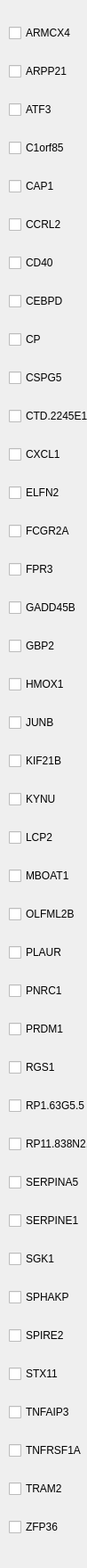
       <widget class="QWidget" name="scrollAreaWidgetContents">
        <property name="geometry">
         <rect>
          <x>0</x>
          <y>0</y>
          <width>98</width>
          <height>1760</height>
         </rect>
        </property>
        <property name="minimumSize">
         <size>
          <width>0</width>
          <height>1760</height>
         </size>
        </property>
        <widget class="QWidget" name="layoutWidget">
         <property name="geometry">
          <rect>
           <x>10</x>
           <y>10</y>
           <width>381</width>
           <height>1750</height>
          </rect>
         </property>
         <layout class="QVBoxLayout" name="verticalLayout_7">
          <item>
           <widget class="QCheckBox" name="checkBox_All_3">
            <property name="enabled">
             <bool>true</bool>
            </property>
            <property name="autoFillBackground">
             <bool>false</bool>
            </property>
            <property name="styleSheet">
             <string notr="true"/>
            </property>
            <property name="text">
             <string>ARMCX4</string>
            </property>
           </widget>
          </item>
          <item>
           <widget class="QCheckBox" name="checkBox_First_3">
            <property name="autoFillBackground">
             <bool>false</bool>
            </property>
            <property name="styleSheet">
             <string notr="true"/>
            </property>
            <property name="text">
             <string>ARPP21</string>
            </property>
           </widget>
          </item>
          <item>
           <widget class="QCheckBox" name="checkBox_glcm_3">
            <property name="autoFillBackground">
             <bool>false</bool>
            </property>
            <property name="styleSheet">
             <string notr="true"/>
            </property>
            <property name="text">
             <string>ATF3</string>
            </property>
           </widget>
          </item>
          <item>
           <widget class="QCheckBox" name="checkBox_shape_3">
            <property name="autoFillBackground">
             <bool>false</bool>
            </property>
            <property name="styleSheet">
             <string notr="true"/>
            </property>
            <property name="text">
             <string>C1orf85</string>
            </property>
           </widget>
          </item>
          <item>
           <widget class="QCheckBox" name="checkBox_glrlm_3">
            <property name="autoFillBackground">
             <bool>false</bool>
            </property>
            <property name="styleSheet">
             <string notr="true"/>
            </property>
            <property name="text">
             <string>CAP1</string>
            </property>
           </widget>
          </item>
          <item>
           <widget class="QCheckBox" name="checkBox_glszm_3">
            <property name="autoFillBackground">
             <bool>false</bool>
            </property>
            <property name="styleSheet">
             <string notr="true"/>
            </property>
            <property name="text">
             <string>CCRL2</string>
            </property>
           </widget>
          </item>
          <item>
           <widget class="QCheckBox" name="checkBox_gldm_3">
            <property name="autoFillBackground">
             <bool>false</bool>
            </property>
            <property name="styleSheet">
             <string notr="true"/>
            </property>
            <property name="text">
             <string>CD40</string>
            </property>
           </widget>
          </item>
          <item>
           <widget class="QCheckBox" name="checkBox_ngtdm_3">
            <property name="autoFillBackground">
             <bool>false</bool>
            </property>
            <property name="styleSheet">
             <string notr="true"/>
            </property>
            <property name="text">
             <string>CEBPD</string>
            </property>
           </widget>
          </item>
          <item>
           <widget class="QCheckBox" name="checkBox_gldm_4">
            <property name="autoFillBackground">
             <bool>false</bool>
            </property>
            <property name="styleSheet">
             <string notr="true"/>
            </property>
            <property name="text">
             <string>CP</string>
            </property>
           </widget>
          </item>
          <item>
           <widget class="QCheckBox" name="checkBox_glrlm_4">
            <property name="autoFillBackground">
             <bool>false</bool>
            </property>
            <property name="styleSheet">
             <string notr="true"/>
            </property>
            <property name="text">
             <string>CSPG5</string>
            </property>
           </widget>
          </item>
          <item>
           <widget class="QCheckBox" name="checkBox_glcm_4">
            <property name="autoFillBackground">
             <bool>false</bool>
            </property>
            <property name="styleSheet">
             <string notr="true"/>
            </property>
            <property name="text">
             <string>CTD.2245E15.3</string>
            </property>
           </widget>
          </item>
          <item>
           <widget class="QCheckBox" name="checkBox_First_4">
            <property name="autoFillBackground">
             <bool>false</bool>
            </property>
            <property name="styleSheet">
             <string notr="true"/>
            </property>
            <property name="text">
             <string>CXCL1</string>
            </property>
           </widget>
          </item>
          <item>
           <widget class="QCheckBox" name="checkBox_All_4">
            <property name="enabled">
             <bool>true</bool>
            </property>
            <property name="autoFillBackground">
             <bool>false</bool>
            </property>
            <property name="styleSheet">
             <string notr="true"/>
            </property>
            <property name="text">
             <string>ELFN2</string>
            </property>
           </widget>
          </item>
          <item>
           <widget class="QCheckBox" name="checkBox_shape_4">
            <property name="autoFillBackground">
             <bool>false</bool>
            </property>
            <property name="styleSheet">
             <string notr="true"/>
            </property>
            <property name="text">
             <string>FCGR2A</string>
            </property>
           </widget>
          </item>
          <item>
           <widget class="QCheckBox" name="checkBox_glszm_4">
            <property name="autoFillBackground">
             <bool>false</bool>
            </property>
            <property name="styleSheet">
             <string notr="true"/>
            </property>
            <property name="text">
             <string>FPR3</string>
            </property>
           </widget>
          </item>
          <item>
           <widget class="QCheckBox" name="checkBox_ngtdm_4">
            <property name="autoFillBackground">
             <bool>false</bool>
            </property>
            <property name="styleSheet">
             <string notr="true"/>
            </property>
            <property name="text">
             <string>GADD45B</string>
            </property>
           </widget>
          </item>
          <item>
           <widget class="QCheckBox" name="checkBox_All_7">
            <property name="enabled">
             <bool>true</bool>
            </property>
            <property name="autoFillBackground">
             <bool>false</bool>
            </property>
            <property name="styleSheet">
             <string notr="true"/>
            </property>
            <property name="text">
             <string>GBP2</string>
            </property>
           </widget>
          </item>
          <item>
           <widget class="QCheckBox" name="checkBox_First_7">
            <property name="autoFillBackground">
             <bool>false</bool>
            </property>
            <property name="styleSheet">
             <string notr="true"/>
            </property>
            <property name="text">
             <string>HMOX1</string>
            </property>
           </widget>
          </item>
          <item>
           <widget class="QCheckBox" name="checkBox_glcm_7">
            <property name="autoFillBackground">
             <bool>false</bool>
            </property>
            <property name="styleSheet">
             <string notr="true"/>
            </property>
            <property name="text">
             <string>JUNB</string>
            </property>
           </widget>
          </item>
          <item>
           <widget class="QCheckBox" name="checkBox_shape_7">
            <property name="autoFillBackground">
             <bool>false</bool>
            </property>
            <property name="styleSheet">
             <string notr="true"/>
            </property>
            <property name="text">
             <string>KIF21B</string>
            </property>
           </widget>
          </item>
          <item>
           <widget class="QCheckBox" name="checkBox_glrlm_7">
            <property name="autoFillBackground">
             <bool>false</bool>
            </property>
            <property name="styleSheet">
             <string notr="true"/>
            </property>
            <property name="text">
             <string>KYNU</string>
            </property>
           </widget>
          </item>
          <item>
           <widget class="QCheckBox" name="checkBox_glszm_7">
            <property name="autoFillBackground">
             <bool>false</bool>
            </property>
            <property name="styleSheet">
             <string notr="true"/>
            </property>
            <property name="text">
             <string>LCP2</string>
            </property>
           </widget>
          </item>
          <item>
           <widget class="QCheckBox" name="checkBox_gldm_7">
            <property name="autoFillBackground">
             <bool>false</bool>
            </property>
            <property name="styleSheet">
             <string notr="true"/>
            </property>
            <property name="text">
             <string>MBOAT1</string>
            </property>
           </widget>
          </item>
          <item>
           <widget class="QCheckBox" name="checkBox_ngtdm_7">
            <property name="autoFillBackground">
             <bool>false</bool>
            </property>
            <property name="styleSheet">
             <string notr="true"/>
            </property>
            <property name="text">
             <string>OLFML2B</string>
            </property>
           </widget>
          </item>
          <item>
           <widget class="QCheckBox" name="checkBox_gldm_8">
            <property name="autoFillBackground">
             <bool>false</bool>
            </property>
            <property name="styleSheet">
             <string notr="true"/>
            </property>
            <property name="text">
             <string>PLAUR</string>
            </property>
           </widget>
          </item>
          <item>
           <widget class="QCheckBox" name="checkBox_glrlm_8">
            <property name="autoFillBackground">
             <bool>false</bool>
            </property>
            <property name="styleSheet">
             <string notr="true"/>
            </property>
            <property name="text">
             <string>PNRC1</string>
            </property>
           </widget>
          </item>
          <item>
           <widget class="QCheckBox" name="checkBox_glcm_8">
            <property name="autoFillBackground">
             <bool>false</bool>
            </property>
            <property name="styleSheet">
             <string notr="true"/>
            </property>
            <property name="text">
             <string>PRDM1</string>
            </property>
           </widget>
          </item>
          <item>
           <widget class="QCheckBox" name="checkBox_First_8">
            <property name="autoFillBackground">
             <bool>false</bool>
            </property>
            <property name="styleSheet">
             <string notr="true"/>
            </property>
            <property name="text">
             <string>RGS1</string>
            </property>
           </widget>
          </item>
          <item>
           <widget class="QCheckBox" name="checkBox_All_8">
            <property name="enabled">
             <bool>true</bool>
            </property>
            <property name="autoFillBackground">
             <bool>false</bool>
            </property>
            <property name="styleSheet">
             <string notr="true"/>
            </property>
            <property name="text">
             <string>RP1.63G5.5</string>
            </property>
           </widget>
          </item>
          <item>
           <widget class="QCheckBox" name="checkBox_shape_8">
            <property name="autoFillBackground">
             <bool>false</bool>
            </property>
            <property name="styleSheet">
             <string notr="true"/>
            </property>
            <property name="text">
             <string>RP11.838N2.4</string>
            </property>
           </widget>
          </item>
          <item>
           <widget class="QCheckBox" name="checkBox_glszm_8">
            <property name="autoFillBackground">
             <bool>false</bool>
            </property>
            <property name="styleSheet">
             <string notr="true"/>
            </property>
            <property name="text">
             <string>SERPINA5</string>
            </property>
           </widget>
          </item>
          <item>
           <widget class="QCheckBox" name="checkBox_ngtdm_8">
            <property name="autoFillBackground">
             <bool>false</bool>
            </property>
            <property name="styleSheet">
             <string notr="true"/>
            </property>
            <property name="text">
             <string>SERPINE1</string>
            </property>
           </widget>
          </item>
          <item>
           <widget class="QCheckBox" name="checkBox_ngtdm_13">
            <property name="autoFillBackground">
             <bool>false</bool>
            </property>
            <property name="styleSheet">
             <string notr="true"/>
            </property>
            <property name="text">
             <string>SGK1</string>
            </property>
           </widget>
          </item>
          <item>
           <widget class="QCheckBox" name="checkBox_ngtdm_14">
            <property name="autoFillBackground">
             <bool>false</bool>
            </property>
            <property name="styleSheet">
             <string notr="true"/>
            </property>
            <property name="text">
             <string>SPHAKP</string>
            </property>
           </widget>
          </item>
          <item>
           <widget class="QCheckBox" name="checkBox_ngtdm_15">
            <property name="autoFillBackground">
             <bool>false</bool>
            </property>
            <property name="styleSheet">
             <string notr="true"/>
            </property>
            <property name="text">
             <string>SPIRE2</string>
            </property>
           </widget>
          </item>
          <item>
           <widget class="QCheckBox" name="checkBox_ngtdm_16">
            <property name="autoFillBackground">
             <bool>false</bool>
            </property>
            <property name="styleSheet">
             <string notr="true"/>
            </property>
            <property name="text">
             <string>STX11</string>
            </property>
           </widget>
          </item>
          <item>
           <widget class="QCheckBox" name="checkBox_ngtdm_17">
            <property name="autoFillBackground">
             <bool>false</bool>
            </property>
            <property name="styleSheet">
             <string notr="true"/>
            </property>
            <property name="text">
             <string>TNFAIP3</string>
            </property>
           </widget>
          </item>
          <item>
           <widget class="QCheckBox" name="checkBox_ngtdm_18">
            <property name="autoFillBackground">
             <bool>false</bool>
            </property>
            <property name="styleSheet">
             <string notr="true"/>
            </property>
            <property name="text">
             <string>TNFRSF1A</string>
            </property>
           </widget>
          </item>
          <item>
           <widget class="QCheckBox" name="checkBox_ngtdm_19">
            <property name="autoFillBackground">
             <bool>false</bool>
            </property>
            <property name="styleSheet">
             <string notr="true"/>
            </property>
            <property name="text">
             <string>TRAM2</string>
            </property>
           </widget>
          </item>
          <item>
           <widget class="QCheckBox" name="checkBox_ngtdm_20">
            <property name="autoFillBackground">
             <bool>false</bool>
            </property>
            <property name="styleSheet">
             <string notr="true"/>
            </property>
            <property name="text">
             <string>ZFP36</string>
            </property>
           </widget>
          </item>
         </layout>
        </widget>
       </widget>
